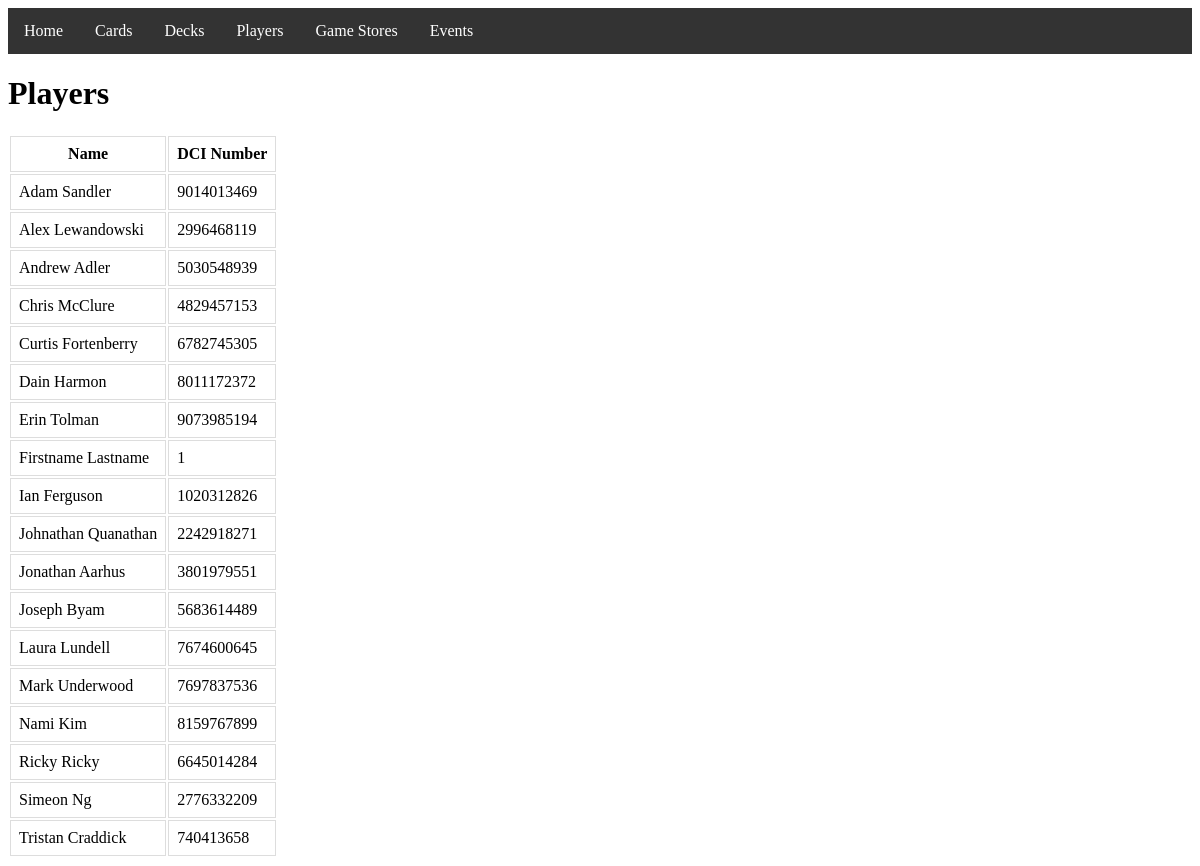
Screenshot of /players/ with the database file from the repository.
### players/models.py (models this page shows, shortened)
class Player(models.Model):
    dci_num = models.IntegerField()
    fname = models.CharField(max_length=45)
    mi = models.CharField(max_length=1, blank=True)
    lname = models.CharField(max_length=45)
    def __str__(self):
        returnStr = self.fname + " "
        if self.mi:
            returnStr += self.mi + ". "
        returnStr += self.lname
        return returnStr

### players/views.py (the view)
def player_list(request):
    players = Player.objects.all().order_by('fname')
    return render(request, 'players/player_list.html', {'players':players})

### players/templates/players/player_list.html
{% extends 'base_layout.html' %}
{% block content %}
<h1>Players</h1>
<div class="cards">
    <table>
        <th>Name</th>
        <th>DCI Number</th>
    {% for player in players %}
        <tr>
            <td>{{ player }}</td>
            <td>{{ player.dci_num }}</td>
        </tr>
    {% endfor %}
    </table>
</div>
{% endblock %}

### templates/base_layout.html (shortened to what this page needs)
<!DOCTYPE html>
<html>
    <head>
        <ul class="menu">
            <li><a href="{% url 'home' %}">Home</a></li>
            <li><a href="{% url 'card:list' %}">Cards</a></li>
            <li><a href="{% url 'deck:list' %}">Decks</a></li>
            <li><a href="{% url 'players:list' %}">Players</a></li>
            <li><a href="{% url 'game_store:list' %}">Game Stores</a></li>
            <li><a href="{% url 'event:list' %}">Events</a></li>
        </ul>
    </head>
    <body>
        <div class='wrapper'>
            {% block content %}
            {% endblock %}
        </div>
    </body>
</html>

### templates/base_layout.html (style rules this page uses)
.menu { list-style-type: none; margin: 0; padding: 0; overflow: hidden; background-color: #333; }
.menu li { float: left; }
li a { display: block; color: white; text-align: center; padding: 14px 16px; text-decoration: none; }
td, th { border: 1px solid #dddddd; padding: 8px; }

### rows the page displays
Player: fname+mi+lname "Adam Sandler", dci_num "9014013469"
Player: fname+mi+lname "Alex Lewandowski", dci_num "2996468119"
Player: fname+mi+lname "Andrew Adler", dci_num "5030548939"
Player: fname+mi+lname "Chris McClure", dci_num "4829457153"
Player: fname+mi+lname "Curtis Fortenberry", dci_num "6782745305"
Player: fname+mi+lname "Dain Harmon", dci_num "8011172372"
Player: fname+mi+lname "Erin Tolman", dci_num "9073985194"
Player: fname+mi+lname "Firstname Lastname", dci_num "1"
Player: fname+mi+lname "Ian Ferguson", dci_num "1020312826"
Player: fname+mi+lname "Johnathan Quanathan", dci_num "2242918271"
Player: fname+mi+lname "Jonathan Aarhus", dci_num "3801979551"
Player: fname+mi+lname "Joseph Byam", dci_num "5683614489"
Player: fname+mi+lname "Laura Lundell", dci_num "7674600645"
Player: fname+mi+lname "Mark Underwood", dci_num "7697837536"
Player: fname+mi+lname "Nami Kim", dci_num "8159767899"
Player: fname+mi+lname "Ricky Ricky", dci_num "6645014284"
Player: fname+mi+lname "Simeon Ng", dci_num "2776332209"
Player: fname+mi+lname "Tristan Craddick", dci_num "740413658"
